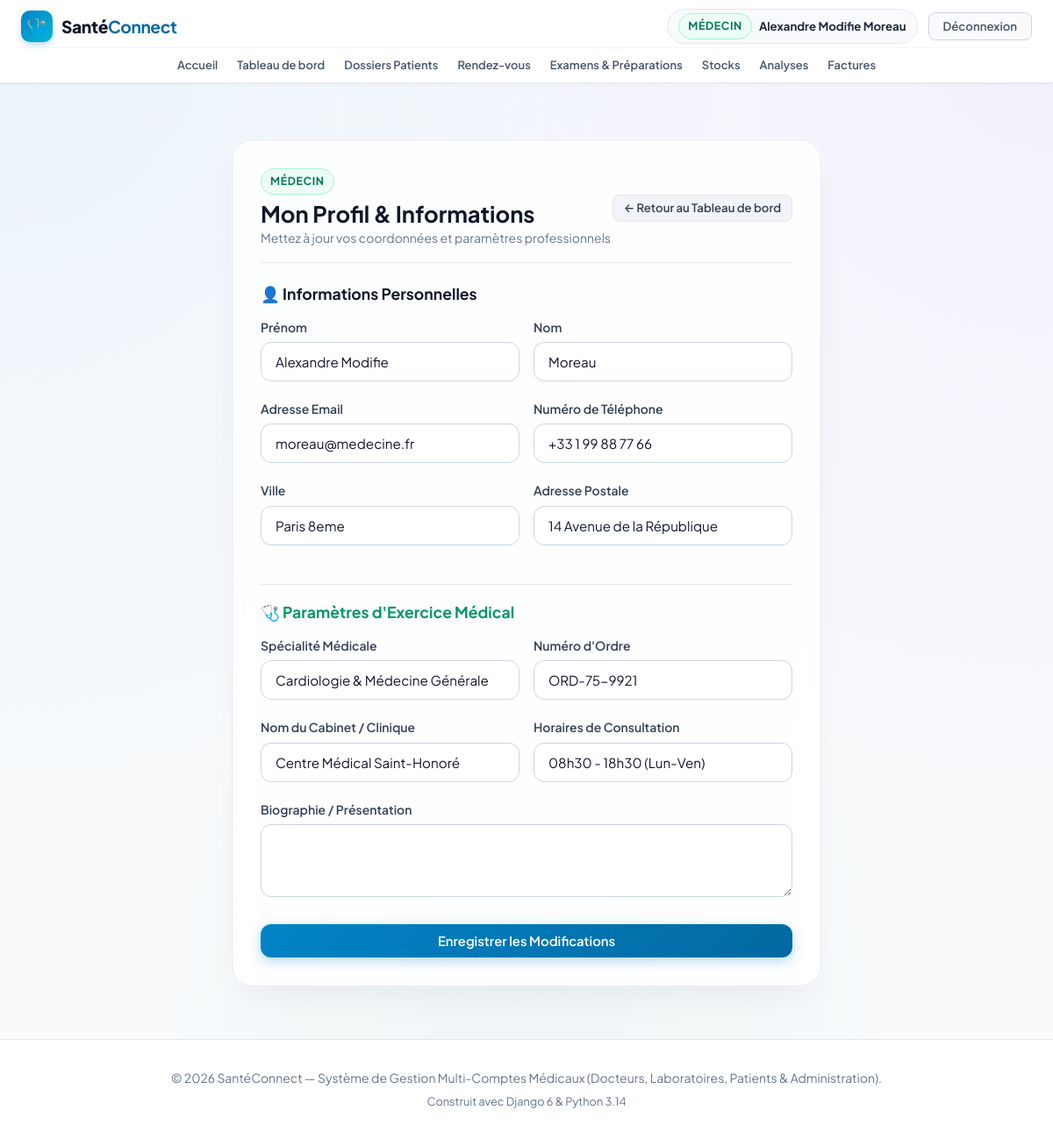
The app's page /profile/ (signed in) with its own data.
### accounts/models.py (models this page shows, shortened)
class User(AbstractUser):
    class Role(models.TextChoices):
        ADMIN = 'ADMIN', 'Administrateur'
        DOCTEUR = 'DOCTEUR', 'Médecin'
        LABORATOIRE = 'LABORATOIRE', 'Laborantin'
        PATIENT = 'PATIENT', 'Patient'
    role = models.CharField(
        max_length=20,
        choices=Role.choices,
        default=Role.PATIENT,
        verbose_name="Rôle utilisateur"
    )
    phone = models.CharField(max_length=25, blank=True, null=True, verbose_name="Téléphone")
    address = models.CharField(max_length=255, blank=True, null=True, verbose_name="Adresse")
    city = models.CharField(max_length=100, blank=True, null=True, verbose_name="Ville")
    is_verified = models.BooleanField(
        default=False,
        verbose_name="Compte certifié / validé",
        help_text="Coché par l'administrateur pour valider l'activité d'un docteur ou laboratoire."
    )
    objects = CustomUserManager()
    class Meta:
        verbose_name = "Utilisateur"
        verbose_name_plural = "Tous les Utilisateurs"
    @property
    def is_doctor(self):
        return self.role == self.Role.DOCTEUR
    @property
    def is_laboratory(self):
        return self.role == self.Role.LABORATOIRE
    @property
    def is_patient(self):
        return self.role == self.Role.PATIENT
    @property
    def is_admin_user(self):
        return self.role == self.Role.ADMIN or self.is_superuser

class DoctorProfile(models.Model):
    user = models.OneToOneField(
        User,
        on_delete=models.CASCADE,
        related_name='doctor_profile',
        verbose_name="Compte utilisateur"
    )
    specialite = models.CharField(
        max_length=120,
        default="Médecine Générale",
        verbose_name="Spécialité médicale"
    )
    numero_ordre = models.CharField(
        max_length=50,
        blank=True,
        null=True,
        verbose_name="Numéro d'Ordre / Licence"
    )
    cabinet_name = models.CharField(
        max_length=150,
        blank=True,
        null=True,
        verbose_name="Nom du cabinet ou clinique"
    )
    horaires = models.CharField(
        max_length=150,
        blank=True,
        default="08h30 - 17h00 (Lun-Ven)",
        verbose_name="Horaires de consultation"
    )
    biographie = models.TextField(
        blank=True,
        verbose_name="Présentation / Biographie"
    )
    class Meta:
        verbose_name = "Profil Docteur"
        verbose_name_plural = "Profils Docteurs"

### accounts/views.py (the view)
# urls.py: path('profile/', views.profile_view, name='profile'),
@login_required
def profile_view(request):
    user = request.user
    role_form = None
    if request.method == 'POST':
        user_form = UserProfileUpdateForm(request.POST, instance=user)
        if user.role == User.Role.DOCTEUR:
            profile, _ = DoctorProfile.objects.get_or_create(user=user)
            role_form = DoctorProfileForm(request.POST, instance=profile)
        elif user.role == User.Role.LABORATOIRE:
            profile, _ = LaboratoryProfile.objects.get_or_create(user=user)
            role_form = LaboratoryProfileForm(request.POST, instance=profile)
        elif user.role == User.Role.PATIENT:
            profile, _ = PatientProfile.objects.get_or_create(user=user)
            role_form = PatientProfileForm(request.POST, instance=profile)
        if user_form.is_valid() and (role_form is None or role_form.is_valid()):
            user_form.save()
            if role_form:
                role_form.save()
            messages.success(request, "Votre profil a été mis à jour avec succès !")
            return redirect('profile')
        else:
            messages.error(request, "Veuillez corriger les erreurs dans le formulaire.")
    else:
        user_form = UserProfileUpdateForm(instance=user)
        if user.role == User.Role.DOCTEUR:
            profile, _ = DoctorProfile.objects.get_or_create(user=user)
            role_form = DoctorProfileForm(instance=profile)
        elif user.role == User.Role.LABORATOIRE:
            profile, _ = LaboratoryProfile.objects.get_or_create(user=user)
            role_form = LaboratoryProfileForm(instance=profile)
        elif user.role == User.Role.PATIENT:
            profile, _ = PatientProfile.objects.get_or_create(user=user)
            role_form = PatientProfileForm(instance=profile)
    return render(request, 'accounts/profile.html', {
        'user_form': user_form,
        'role_form': role_form,
    })

### accounts/forms.py
class UserProfileUpdateForm(forms.ModelForm):
    class Meta:
        model = User
        fields = ['first_name', 'last_name', 'email', 'phone', 'city', 'address']
        widgets = {
            'first_name': forms.TextInput(attrs={'class': 'form-input'}),
            'last_name': forms.TextInput(attrs={'class': 'form-input'}),
            'email': forms.EmailInput(attrs={'class': 'form-input'}),
            'phone': forms.TextInput(attrs={'class': 'form-input'}),
            'city': forms.TextInput(attrs={'class': 'form-input'}),
            'address': forms.TextInput(attrs={'class': 'form-input'}),
        }

class DoctorProfileForm(forms.ModelForm):
    class Meta:
        model = DoctorProfile
        fields = ['specialite', 'numero_ordre', 'cabinet_name', 'horaires', 'biographie']
        widgets = {
            'specialite': forms.TextInput(attrs={'class': 'form-input'}),
            'numero_ordre': forms.TextInput(attrs={'class': 'form-input'}),
            'cabinet_name': forms.TextInput(attrs={'class': 'form-input'}),
            'horaires': forms.TextInput(attrs={'class': 'form-input'}),
            'biographie': forms.Textarea(attrs={'class': 'form-input', 'rows': 3}),
        }

### templates/accounts/profile.html (shortened to what this page needs)
{% extends 'base.html' %}
{% block content %}
<div class="container" style="max-width: 720px; margin-top: 20px;">
    <div class="glass-card">
        <div style="display: flex; justify-content: space-between; align-items: center; margin-bottom: 24px; padding-bottom: 16px; border-bottom: 1px solid var(--border-color);">
            <div>
                <span class="badge-role {{ user.role }}" style="margin-bottom: 6px;">{{ user.get_role_display }}</span>
                <h2 style="font-size: 1.6rem;">Mon Profil & Informations</h2>
                <p style="color: var(--text-muted); font-size: 0.875rem;">Mettez à jour vos coordonnées et paramètres professionnels</p>
            </div>
            <a href="{% url 'dashboard' %}" class="btn btn-secondary btn-sm">← Retour au Tableau de bord</a>
        </div>
        <form method="post" action="{% url 'profile' %}">
            <h3 style="font-size: 1.1rem; margin-bottom: 16px; color: #0f172a;">👤 Informations Personnelles</h3>
            <div style="display: grid; grid-template-columns: 1fr 1fr; gap: 16px;">
                <div class="form-group">
                    <label class="form-label">Prénom</label>
                    {{ user_form.first_name }}
                </div>
                <div class="form-group">
                    <label class="form-label">Nom</label>
                    {{ user_form.last_name }}
                </div>
            </div>
            <div style="display: grid; grid-template-columns: 1fr 1fr; gap: 16px;">
                <div class="form-group">
                    <label class="form-label">Adresse Email</label>
                    {{ user_form.email }}
                </div>
                <div class="form-group">
                    <label class="form-label">Numéro de Téléphone</label>
                    {{ user_form.phone }}
                </div>
            </div>
            <div style="display: grid; grid-template-columns: 1fr 1fr; gap: 16px;">
                <div class="form-group">
                    <label class="form-label">Ville</label>
                    {{ user_form.city }}
                </div>
                <div class="form-group">
                    <label class="form-label">Adresse Postale</label>
                    {{ user_form.address }}
                </div>
            </div>
            {% if role_form %}
                <div style="margin-top: 24px; padding-top: 20px; border-top: 1px solid var(--border-color);">
                    {% if user.is_doctor %}
                        <h3 style="font-size: 1.1rem; margin-bottom: 16px; color: var(--doctor-color);">🩺 Paramètres d'Exercice Médical</h3>
                        <div style="display: grid; grid-template-columns: 1fr 1fr; gap: 16px;">
                            <div class="form-group">
                                <label class="form-label">Spécialité Médicale</label>
                                {{ role_form.specialite }}
                            </div>
                            <div class="form-group">
                                <label class="form-label">Numéro d'Ordre</label>
                                {{ role_form.numero_ordre }}
                            </div>
                        </div>
                        <div style="display: grid; grid-template-columns: 1fr 1fr; gap: 16px;">
                            <div class="form-group">
                                <label class="form-label">Nom du Cabinet / Clinique</label>
                                {{ role_form.cabinet_name }}
                            </div>
                            <div class="form-group">
                                <label class="form-label">Horaires de Consultation</label>
                                {{ role_form.horaires }}
                            </div>
                        </div>
                        <div class="form-group">
                            <label class="form-label">Biographie / Présentation</label>
                            {{ role_form.biographie }}
                        </div>
                    {% endif %}
                </div>
            {% endif %}
            <div style="margin-top: 24px;">
                <button type="submit" class="btn btn-primary" style="width: 100%;" id="btn-save-profile">
                    Enregistrer les Modifications
                </button>
            </div>
        </form>
    </div>
</div>
{% endblock %}

### templates/base.html (shortened to what this page needs)
{% load static %}
<!doctype html>
<html lang="fr">
  <head>
    <link rel="stylesheet" href="{% static 'css/style.css' %}?v=20261027_1" />
  </head>
  <body>
    <nav class="navbar" id="main-navbar" aria-label="Navigation principale">
      <div class="container navbar-inner">
        <div class="navbar-brand-section">
          <a href="{% url 'home' %}" class="logo-brand" id="brand-logo-link">
            <span class="logo-icon">🩺</span>
            <span class="logo-text"
              >Santé<strong style="color: var(--primary)">Connect</strong></span
            >
          </a>
        </div>
        <div class="nav-links" id="main-nav-links">
          <a href="{% url 'home' %}" class="nav-item-link" id="nav-home"
            >Accueil</a
          >
          {% if user.is_authenticated %}
            <a href="{% url 'dashboard' %}" class="nav-item-link" id="nav-dashboard">Tableau de bord</a>
            {% if user.is_admin_user or user.is_doctor %}
              <a href="{% url 'dossiers_patients_list' %}" class="nav-item-link" id="nav-dossiers">Dossiers Patients</a>
            {% endif %}
            {% if user.is_admin_user or user.is_doctor or user.is_patient %}
              <a href="{% url 'rendezvous:rdv_list' %}" class="nav-item-link" id="nav-rendezvous">Rendez-vous</a>
            {% endif %}
            {% if user.is_admin_user or user.is_doctor %}
              <a href="{% url 'examens_list' %}" class="nav-item-link" id="nav-examens">Examens &amp; Préparations</a>
            {% endif %}
            {% if user.is_admin_user or user.is_laboratory or user.is_doctor %}
              <a href="{% url 'stock:dashboard' %}" class="nav-item-link" id="nav-stock">Stocks</a>
            {% endif %}
            {% if user.is_laboratory %}
              <a href="{% url 'laboratoire:prelevement_list' %}" class="nav-item-link" id="nav-laboratoire">Prélèvements</a>
            {% elif user.is_doctor %}
              <a href="{% url 'laboratoire:demande_list' %}" class="nav-item-link">Analyses</a>
            {% endif %}
            {% if user.is_admin_user or user.is_patient or user.is_doctor and user.is_verified %}
              <a href="{% url 'facture_list' %}" class="nav-item-link" id="nav-factures">Factures</a>
            {% endif %}
          {% endif %}
        </div>
        <div class="navbar-user-actions" id="nav-user-actions">
          {% if user.is_authenticated %}
          <div class="nav-user-badge" id="nav-user-profile">
            <span class="badge-role {{ user.role }}"
              >{{ user.get_role_display }}</span
            >
            <a
              href="{% url 'profile' %}"
              class="nav-user-name-link"
              id="nav-profile-edit"
              title="Mon profil"
              >{{ user.get_full_name|default:user.username }}</a
            >
          </div>
          <a
            href="{% url 'logout' %}"
            class="nav-logout-btn"
            id="btn-nav-logout"
            >Déconnexion</a
          >
          {% endif %}
        </div>
      </div>
    </nav>
    <main id="contenu" style="flex: 1; padding: 24px 0 60px">
      {% block content %}{% endblock %}
    </main>
    <footer class="footer">
      <div class="container">
        <p>
          © 2026 SantéConnect — Système de Gestion Multi-Comptes Médicaux
          (Docteurs, Laboratoires, Patients & Administration).
        </p>
        <p style="margin-top: 6px; font-size: 0.8rem; color: #64748b">
          Construit avec Django 6 & Python 3.14
        </p>
      </div>
    </footer>
  </body>
</html>

### records on screen
User: role "MÉDECIN", get_full_name "Alexandre Modifie Moreau", first_name "Alexandre Modifie", last_name "Moreau", email "moreau@medecine.fr", phone "+33 1 99 88 77 66", city "Paris 8eme", address "14 Avenue de la République"
DoctorProfile: specialite "Cardiologie & Médecine Générale", numero_ordre "ORD-75-9921", cabinet_name "Centre Médical Saint-Honoré", horaires "08h30 - 18h30 (Lun-Ven)"
